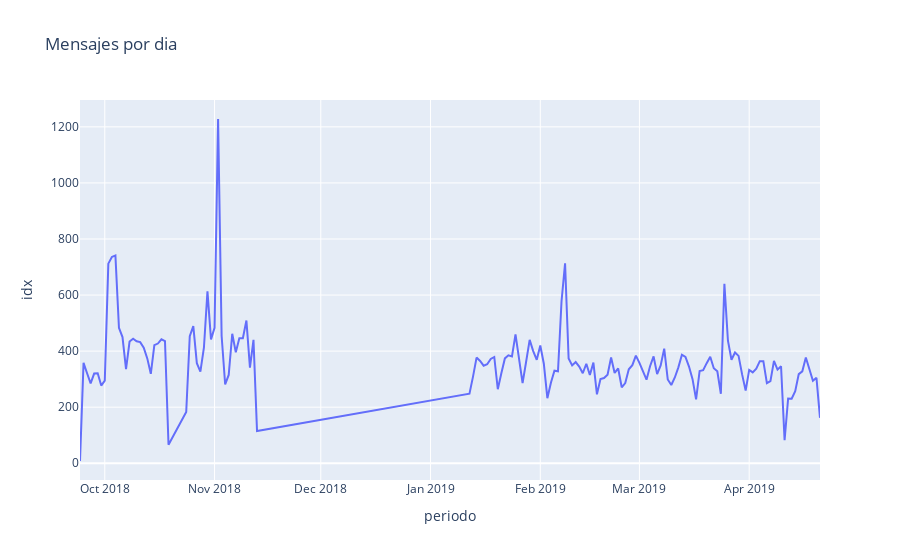

The notebook cell this image was saved under:
### Code cell
# Grafico de Lineas con Plotly
# https://pandas.pydata.org/docs/reference/api/pandas.DataFrame.plot.line.html
fig = px.line(
    df2_agrupado, 
    x="periodo",
    y="idx", 
    title='Mensajes por dia'
)
fig.show()

### Figure 1 — Plotly figure (JSON) as saved in the notebook; plotly's stock layout.template omitted (floating-point values rounded to 4 significant figures; data arrays with more than 128 entries replaced by an {"elided": "..."} marker saying what was removed)
{"data": [{"hovertemplate": "periodo=%{x}<br>idx=%{y}<extra></extra>", "legendgroup": "", "line": {"color": "#636efa", "dash": "solid"}, "marker": {"symbol": "circle"}, "mode": "lines", "name": "", "orientation": "v", "showlegend": false, "type": "scatter", "x": {"elided": "147 str values"}, "xaxis": "x", "y": {"elided": "147 int values"}, "yaxis": "y"}], "layout": {"legend": {"tracegroupgap": 0}, "title": {"text": "Mensajes por dia"}, "xaxis": {"anchor": "y", "domain": [0, 1], "title": {"text": "periodo"}}, "yaxis": {"anchor": "x", "domain": [0, 1], "title": {"text": "idx"}}}}
